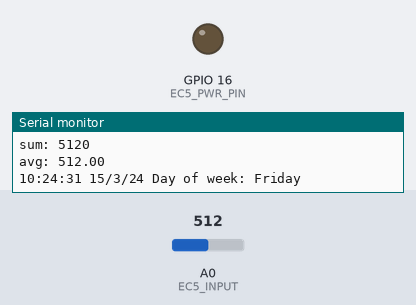
A sketch run on a simulated ESP8266 (NodeMCU). On the bench: output pins drawn as LEDs (lit = HIGH), the last lines printed to the serial monitor. Wiring (inferred from the names in the program): DS3231 clock at I2C address 0x68. The inputs (shaded band) are chosen by the test bench; at power-on: A0 (EC5_INPUT) = 512. WiFi joins after 1.5 s; servers stay silent unless stated; the local clock reads 2024-03-15 10:24:30 at power-on unless the sketch sets it.

Above: at 2.6 s.
At 32.0 s:
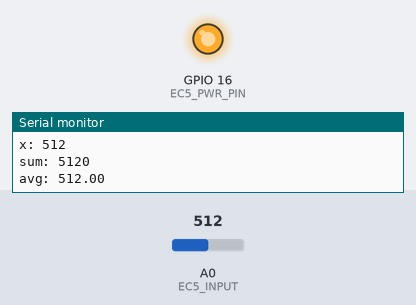
Timing chart, 0 to 36.6 s (numbered marks = the images above):
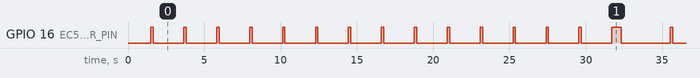

Measured:
- by itself, GPIO 16 (EC5_PWR_PIN): goes 14 × (HIGH 0.15 s, LOW 2.0 s), HIGH 0.62 s, LOW 3.2 s, 43 × (HIGH 0.15 s, LOW 2.0 s), HIGH 0.15 s, then LOW
- by itself, everything shown: repeats every 53.9 s, in 50 steps

The sketch:

nodemcu_ec-5.ino
```cpp
#include "Wire.h"
#include <ESP8266WiFi.h>

#define RTC_ENABLED             1
#define EC5_ENABLED             1
#define THINGSPEAK_ENABLED      1
#if RTC_ENABLED
  #define SET_RTC_TIME_ENABLED  0
  #define DS3231_I2C_ADDRESS    0x68
  #define UPDATE_INTERVAL       5
  // Convert normal decimal numbers to binary coded decimal
  byte decToBcd(int val)
  {
    return ( (val / 10 * 16) + (val % 10) );
  }
  // Convert binary coded decimal to normal decimal numbers
  int bcdToDec(int val)
  {
    return ( (val / 16 * 10) + (val % 16) );
  }
  void displayTime();
  void readDS3231time(int *second,int *minute,int *hour,int *dayOfWeek,int *day,int *month,int *year);
  #if SET_RTC_TIME_ENABLED
      void setDS3231time(int second, int minute, int hour, int dayOfWeek, int dayOfMonth, int month, int year);
  #endif //SET_RTC_TIME_ENABLED
#endif // RTC_ENABLED
#if EC5_ENABLED
  #define EC5_PWR_PIN      16 //This is GPIO16(D0)
  #define EC5_INPUT        A0
  float ec5VoltageReading();
  float ec5VWCReading();
  void sendToThingSpeak();
  void sendUpdate();
#endif// EC5_ENABLED
#if THINGSPEAK_ENABLED
  #define THINGSPEAK_TEST         0
  String apiKey = "apiKey";       // Enter your Write API key from ThingSpeak

  const char* ssid = "ssid";           // Give your wifi network name
  const char* pass  = "password";   // Give your wifi network password
  const char* server = "api.thingspeak.com";

  WiFiClient client;
#endif// THINGSPEAK_ENABLED

void setup()
{
  Serial.begin(115200);
  #if RTC_ENABLED
    Wire.begin(4,0); //SDA &SCL pins respectively. // Change to (4,5) for esp8266
    Wire.setClock(400000L);   // set I2C clock to 400kHz
  #endif// RTC_ENABLED
  #if SET_RTC_TIME_ENABLED
    /*setDS3231time(int second, int minute, int hour, int dayOfWeek, int dayOfMonth, int month, int year(0-99))*/
    setDS3231time(28, 16, 16, 3, 8, 9, 20);
  #endif // SET_RTC_TIME_ENABLED
  #if EC5_ENABLED
    pinMode(EC5_PWR_PIN, OUTPUT);
    pinMode(EC5_INPUT, INPUT);
  #endif// EC5_ENABLED
  #if THINGSPEAK_ENABLED
     Serial.println("Connecting to ");
     Serial.println(ssid);

     WiFi.begin(ssid, pass);

    while (WiFi.status() != WL_CONNECTED)
     {
            delay(500);
            Serial.print(".");
     }
    Serial.println("");
    Serial.println("WiFi connected");
  #endif// THINGSPEAK_ENABLED
}

void loop()
{
  #if EC5_ENABLED
      ec5VoltageReading();
      #if THINGSPEAK_TEST
          sendToThingSpeak();
          delay(15000);
      #endif// THINGSPEAK_TEST
      #if RTC_ENABLED
          sendUpdate();
      #endif //RTC_ENABLED
  #endif //EC5_ENABLED
  #if RTC_ENABLED
    displayTime();
  #endif //RTC_ENABLED
  delay(2000);
}

#if EC5_ENABLED
  /**
   * @brief  Function reads raw voltage reading.
   * @retVal avg: average value of 10 raw voltage readings from ec5 sensor.
   */
  float ec5VoltageReading()
  {
    digitalWrite(EC5_PWR_PIN, HIGH);
    int array[10], sum=0;
    float avg;
    for(int i=0; i<10;i++)
    {
        delayMicroseconds(15000);
        array[i] = analogRead(EC5_INPUT);
    }
    digitalWrite(EC5_PWR_PIN, LOW);
    for(int x:array)
    {
     Serial.print("x: "); Serial.println(x);
     sum+=x;
    }
    Serial.print("sum: "); Serial.println(sum);
    avg = (float)sum / 10;
    Serial.print("avg: "); Serial.println(avg);
    return avg;
  }
  /**
   * @brief  Function converts rar voltage reading to volumetric water content(VWC) reading.
   * @retVal vwcValue: calculated volumetric water content value.
   */
  float ec5VWCReading()
  {
    float avg = ec5VoltageReading();
    /*
     * Using a 10 bit ADC, the formula used is:
     *      VWC = 0.0014*(ADC output) - 0.4697
     *      link: https://www.researchgate.net/publication/320668407_An_Arduino-Based_Wireless_Sensor_Network_for_Soil_Moisture_Monitoring_Using_Decagon_EC-5_Sensors
     */
    float vwcValue = (0.0041 * avg) - 0.4895;
//    float vwcValue = (0.0019 * avg)-0.4697 ;
    Serial.print("VWC Value: "); Serial.println(vwcValue);
    return vwcValue;
  }
  #if THINGSPEAK_ENABLED
    /**
     * @brief  Function is called to send vwc values to ThingSpeak
     */
     void sendToThingSpeak()
     {
       float vwcTSVal = ec5VWCReading();
       float rawValAvg = ec5VoltageReading();
       float voltAvg =  ec5VoltageReading()* (3.3 / 1023.0);

       if (client.connect(server,80))   //   "184.106.153.149" or api.thingspeak.com
        {
           String postStr = apiKey;
           postStr +="&field1=";
           postStr += String(vwcTSVal);
           postStr +="&field2=";
           postStr += String(rawValAvg);
           postStr +="&field3=";
           postStr += String(voltAvg);
           postStr += "\r\n\r\n";

           client.print("POST /update HTTP/1.1\n");
           client.print("Host: api.thingspeak.com\n");
           client.print("Connection: close\n");
           client.print("X-THINGSPEAKAPIKEY: "+apiKey+"\n");
           client.print("Content-Type: application/x-www-form-urlencoded\n");
           client.print("Content-Length: ");
           client.print(postStr.length());
           client.print("\n\n");
           client.print(postStr);
          }
          client.stop();

          Serial.println("Waiting...");
          // thingspeak needs minimum 15 sec delay between updates
          delay(1000);
     }
   #endif// THINGSPEAK_ENABLED
  #if RTC_ENABLED
   /**
     * @brief Sends data to ThingSpeak after 5 minute intervals
     */
     void sendUpdate() //Sends an update to the farmer after every x(30) minutes
     {
       static int count = 0;
       // Get data from the DS3231
       int second, minute, hour, dayOfWeek, day, month, year;
       // retrieve data from DS3231
       readDS3231time(&second, &minute, &hour, &dayOfWeek, &day, &month, &year);
       int rem = minute % UPDATE_INTERVAL;
       if (rem == 0 && count == 0)
       {
         sendToThingSpeak();
         count++;
       }
       else if (rem > 0)
       {
         count = 0;
       }
     }
   #endif// RTC_ENABLED
#endif// EC5_ENABLED

#if RTC_ENABLED
  #if SET_RTC_TIME_ENABLED
    void setDS3231time(int second, int minute, int hour, int dayOfWeek, int dayOfMonth, int month, int year)
    {
      // sets time and date data to DS3231
      Wire.beginTransmission(DS3231_I2C_ADDRESS);
      Wire.write(0); // set next input to start at the seconds register
      Wire.write(decToBcd(second)); // set seconds
      Wire.write(decToBcd(minute)); // set minutes
      Wire.write(decToBcd(hour)); // set hours
      Wire.write(decToBcd(dayOfWeek)); // set day of week (1=Sunday, 7=Saturday)
      Wire.write(decToBcd(dayOfMonth)); // set date (1 to 31)
      Wire.write(decToBcd(month)); // set month
      Wire.write(decToBcd(year)); // set year (0 to 99)
      Wire.endTransmission();
    }
  #endif //SET_RTC_TIME_ENABLED
  void readDS3231time(int *second,int *minute,int *hour,int *dayOfWeek,int *day,int *month,int *year)
  {
    Wire.beginTransmission(DS3231_I2C_ADDRESS);
    Wire.write(0); // set DS3231 register pointer to 00h
    Wire.endTransmission();
    Wire.requestFrom(DS3231_I2C_ADDRESS, 7);
    // request seven bytes of data from DS3231 starting from register 00h
    *second = bcdToDec(Wire.read() & 0x7f);
    *minute = bcdToDec(Wire.read());
    *hour = bcdToDec(Wire.read() & 0x3f);
    *dayOfWeek = bcdToDec(Wire.read());
    *day = bcdToDec(Wire.read());
    *month = bcdToDec(Wire.read());
    *year = bcdToDec(Wire.read());
  }
  void displayTime()
  {
    int second, minute, hour, dayOfWeek, day, month, year;
    // retrieve data from DS3231
    readDS3231time(&second, &minute, &hour, &dayOfWeek, &day, &month, &year);
    // send it to the serial monitor
    Serial.print(hour);
    // convert the byte variable to a decimal number when displayed
    Serial.print(":");
    if (minute < 10)
    {
      Serial.print("0");
    }
    Serial.print(minute);
    Serial.print(":");
    if (second < 10)
    {
      Serial.print("0");
    }
    Serial.print(second);
    Serial.print(" ");
    Serial.print(day);
    Serial.print("/");
    Serial.print(month);
    Serial.print("/");
    Serial.print(year);
    Serial.print(" Day of week: ");
    switch (dayOfWeek) {
      case 1:
        Serial.println("Sunday");
        break;
      case 2:
        Serial.println("Monday");
        break;
      case 3:
        Serial.println("Tuesday");
        break;
      case 4:
        Serial.println("Wednesday");
        break;
      case 5:
        Serial.println("Thursday");
        break;
      case 6:
        Serial.println("Friday");
        break;
      case 7:
        Serial.println("Saturday");
        break;
      default:
        Serial.println(dayOfWeek);
        break;
    }
  }
#endif //RTC_ENABLED
```
